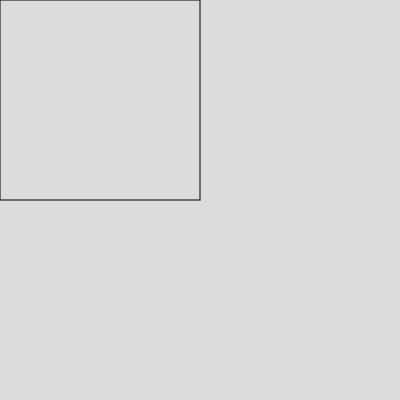
Frame 1 (no input)
Frame 60 (no input): identical to frame 1, image omitted
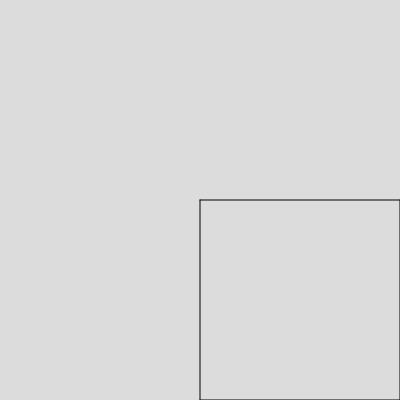
Frame 120 (the mouse pressed at the canvas centre since frame 60)

The p5.js sketch that drew these frames (run headless with seeded random() and noise() and a simulated clock; from frame 60 on, the mouse is pressed at the canvas centre):

// p5.js sketch
// ── sketch.js
let x1;
let x2;
let y1;
let y2;
let rectWidth;
let rectHeight;

function setup() {
  createCanvas(400, 400);
  rectWidth=width/2;
  rectHeight=height/2;
  
}

function draw() {
  background(220);
  x1= mouseX;
  x2= mouseX+rectWidth;
  y1= mouseY;
  y2= mouseY+rectHeight;
  
  line(x1,y1,x2,y1);
  line(x1,y2,x2,y2);
  line(x1,y1,x1,y2);
  line(x2,y1,x2,y2);
}
